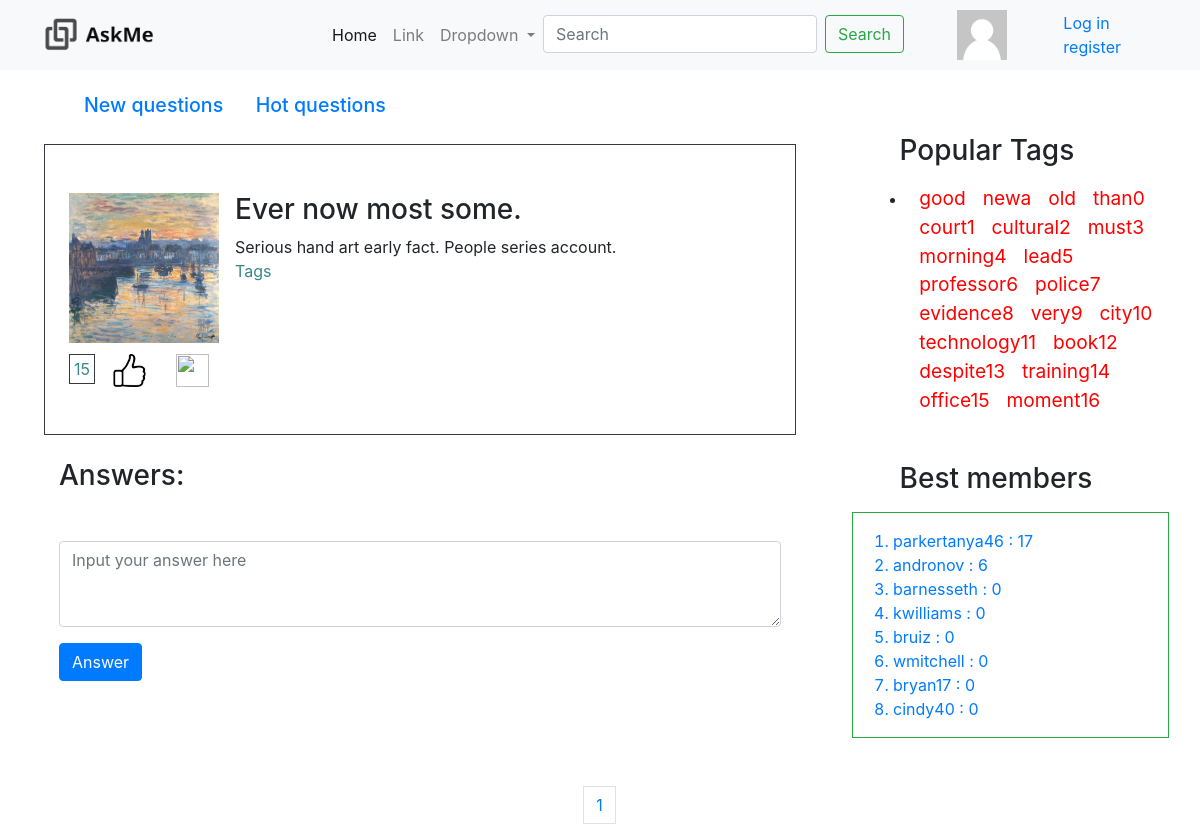
/question/3/, run on the app's committed database.
### asker/models.py (models this page shows, shortened)
class Question(models.Model):
    author = models.ForeignKey(
        to=Profile, on_delete=models.CASCADE
    )
    rating = models.IntegerField(default=0)
    title = models.CharField(max_length=128)
    text = models.TextField()
    created_at = models.DateTimeField(auto_now_add=True)
    tags = models.ManyToManyField(to=Tag)
    objects = QuestionManager()

class Tag (models.Model):
    tagname = models.CharField(max_length = 128)
    objects = TagManager()
    count = models.IntegerField(default=0)

class Profile (models.Model):
    user = models.OneToOneField(settings.AUTH_USER_MODEL, on_delete=models.CASCADE)
    rating = models.IntegerField(default=0)
    objects = ProfileManager()

### asker/views.py (the view)
# urls.py: path('question/<int:id>/', views.question, name ='question'),
def question(request, id):
    question = get_object_or_404(Question, pk=id)
    answers = Question.objects.answers(question)
    answers = paginate(answers, request, 30)
    users_top = Profile.objects.user_top()
    popular_tags = Tag.objects.popular_tags()
    main = {}
    main['question'] = question
    main['answers'] = answers
    main['is_login'] = 0
    main['users_top'] = users_top
    main['popular_tags'] = popular_tags
    if request.user.is_authenticated:
        main['username'] = request.user.username
        main['is_login'] = 1
    return render(request, 'question.html', context = main)

### asker/models.py (called while the page is built)
    def user_top(self):
        return self.order_by('-rating') [:8]

    def answers(self, question):
        return question.answer_set.all()

    def popular_tags(self):
        return self.order_by('-count')[:20]

### asker/views.py (called while the page is built)
def paginate(objects_list, request, page_size=10):
    paginator = Paginator(objects_list, page_size)
    page = request.GET.get('page')
    objects_page = paginator.get_page(page)
    return objects_page

### templates/question.html (shortened to what this page needs)
    {% extends "base.html" %}
    {% load static%}
    {% block content %}
    <div class="col -8">
          <h3>
              <a class = "notimp" href="{% url 'index' %}">New questions</a>
              <a class = "notimp" href="{% url 'hot' %}">Hot questions</a>
          </h3>
          <div class="row border border-dark mt-4">
            <div class="media mt-4 p-4">
              <div class="col -1 p-0">
                <p class="mb-1"><img src="{% static "img/port.jpg" %}" width="150px" height="150px" class="mr-3" alt="pic"></p>
                <p>
                    <span class="border border-dark p-1">15</span>
                    <button class="btn btn-link"><img src="{% static "img/like.png" %}" width="33px" height="33px"></button>
                    <button class="btn btn-link"><img src="{% static "img/dislike.png" %}" width="33px" height="33px"></button>
                </p>
              </div>
              <div class="col-10 p-0">
                <div class="media-body content-media">
                  <h3 class="mt-0 ">{{ question.title }}</h3>
                    {{ question.text }}
                    <p>Tags
                    </p>
                </div>
              </div>
            </div>
          </div>
        <h3 class="mt-4">Answers:</h3>
          <form class="mt-5">
              <div class="form-group">
              <textarea class="form-control" id="exampleFormControlTextarea1" rows="3" placeholder="Input your answer here"></textarea>
              </div>
              <button type="submit" class="btn btn-primary">Answer</button>
          </form>
        </div>
    {% endblock %}
    {% block paginator %}
        {% include 'paginator.html' with page=answers %}
    {% endblock %}

### templates/base.html (shortened to what this page needs)
{% load static %}
<!doctype html>
<html lang="en">
  <head>
    <link rel="stylesheet" href=" {% static "css/bootstrap.min.css" %}">
    <link rel="stylesheet" href= " {% static "css/index.css" %}">
  </head>
  <body>
    <nav class="navbar navbar-expand-lg navbar-light bg-light">
      <a class="navbar-brand w-25 h-25" href="{% url 'index'%}">
        <img class="ml-3" src="{% static "img\logo1.png" %}" alt="logo" width="45%" height="25%">
      </a>
      <div class="collapse navbar-collapse" id="navbarSupportedContent">
        <ul class="navbar-nav mr-auto">
          <li class="nav-item active">
            <a class="nav-link" href="{% url 'index'%}">Home <span class="sr-only">(current)</span></a>
          </li>
          <li class="nav-item">
            <a class="nav-link" href="#">Link</a>
          </li>
          <li class="nav-item dropdown">
            <a class="nav-link dropdown-toggle" href="#" id="navbarDropdown" role="button" data-toggle="dropdown" aria-haspopup="true" aria-expanded="false">
              Dropdown
            </a>
          </li>
          <li>
            <form class="form-inline my-2 my-lg-0">
              <input class="form-control mr-sm-2" type="search" placeholder="Search" aria-label="Search">
              <button class="btn btn-outline-success my-2 my-sm-0" type="submit">Search</button>
            </form>
          </li>
        </ul>
          <div class="nav-item">
              <img src="{% static "img/avatar.png" %}" width="50px" height="50x">
          </div>
          <div class="nav-item ml-2 mr-5">
              <div class="row">
                  <div class="col pl-5">
                      {% if is_login %}
                    <p id="parag">{{ username }}</p>
                  </div>
              </div>
              <div class="row">
                <div class="col">
                  <a href="{% url 'settings' %}">Settings</a>
                </div>
                <div class="col">
                  <a href="{% url 'logout' %}">Log out</a>
                </div>
                      {% else %}
                  <div class="col">
                      <a href="{% url 'login' %}">Log in</a>
                  </div>
                  <div class="col">
                    <a href="{% url 'signup' %}">register</a>
                  </div>
                        {% endif %}
              </div>
          </div>
      </div>
    </nav>
    <div class="container mr-3 mt-3">
        <div class = "row">
        {% block content %}
        {% endblock %}
            <div class="col-4 ml-2 pl-5 mt-5">
              <h3 class="leftMenu mb-3">Popular Tags</h3>
              <div class="container">
                <ul>
                  <li>
                      {% for tag in popular_tags %}
                          <a class="cloudTag_1" href="{% url 'tag' tag.tagname %}">{{tag.tagname}}</a>
                      {% endfor %}
                  </li>
                </ul>
              </div>
              <h3 class="leftMenu mb-3 mt-5">Best members</h3>
              <div class="border border-success">
                <ol class="mt-3">
                    {% for user in users_top %}
                        <li class="text-primary"> {{user.user.username}} : {{ user.rating }}</li>
                    {% endfor %}
                </ol>
              </div>
            </div>
        </div>
    </div>
    {% block paginator %}
    {% endblock %}
  </body>
</html>

### static/css/index.css (style rules this page uses)
p { color: #388888; }
a.notimp { font-size: 0.7em; margin-left: 25px; }
h3.leftMenu { margin-left: 15%; }
a.cloudTag_1 { font-size: 1.2em; margin-left: 5%; color: red; }
div.media-body.content-media { max-width: 520px; }

### data on the page
Question: title "Ever now most some.", text "Serious hand art early fact. People series account."
Tag: tagname "good"
Tag: tagname "newa"
Tag: tagname "old"
Tag: tagname "than0"
Tag: tagname "court1"
Tag: tagname "cultural2"
Tag: tagname "must3"
Tag: tagname "morning4"
Tag: tagname "lead5"
Tag: tagname "professor6"
Tag: tagname "police7"
Tag: tagname "evidence8"
Tag: tagname "very9"
Tag: tagname "city10"
Tag: tagname "technology11"
Tag: tagname "book12"
Tag: tagname "despite13"
Tag: tagname "training14"
Tag: tagname "office15"
Tag: tagname "moment16"
Profile: user.username "parkertanya46", rating "17"
Profile: user.username "andronov", rating "6"
Profile: user.username "barnesseth", rating "0"
Profile: user.username "kwilliams", rating "0"
Profile: user.username "bruiz", rating "0"
Profile: user.username "wmitchell", rating "0"
Profile: user.username "bryan17", rating "0"
Profile: user.username "cindy40", rating "0"

### other printed values
{{ page.number }} "1"
